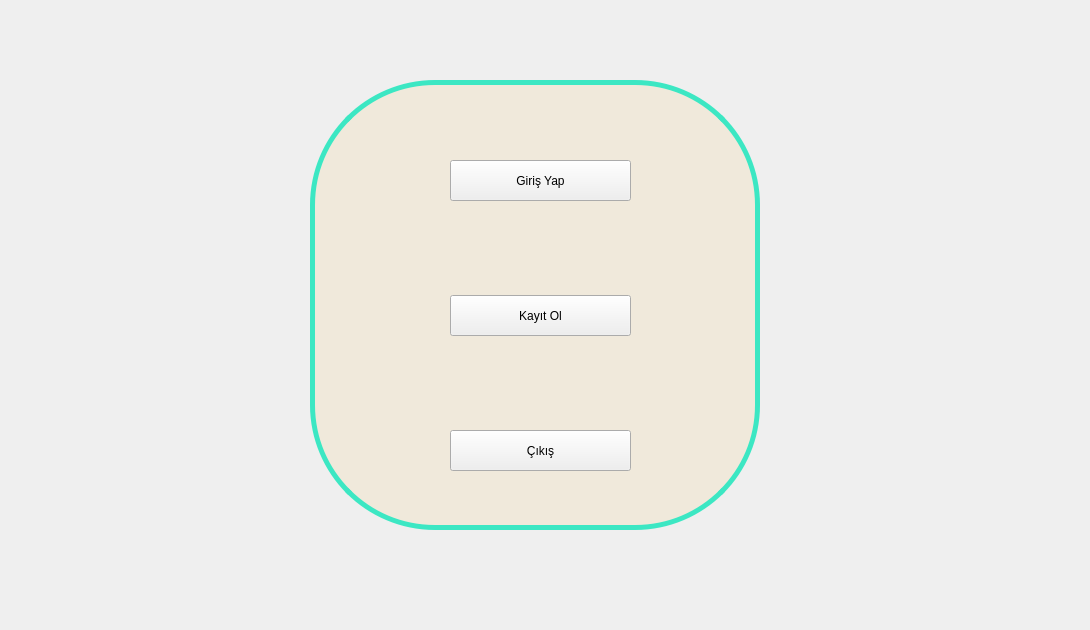
            <widget class="QWidget" name="menu_page">
             <widget class="QFrame" name="frame_8">
              <property name="geometry">
               <rect>
                <x>310</x>
                <y>80</y>
                <width>450</width>
                <height>450</height>
               </rect>
              </property>
              <property name="minimumSize">
               <size>
                <width>450</width>
                <height>450</height>
               </size>
              </property>
              <property name="maximumSize">
               <size>
                <width>450</width>
                <height>450</height>
               </size>
              </property>
              <property name="styleSheet">
               <string notr="true">QFrame {
border: 5px solid rgb(60, 231, 195);
background-color: rgb(240, 233, 219);
border-radius: 125px;
}

QFrame:hover{
border-color: rgb(105, 95, 140);
}</string>
              </property>
              <property name="frameShape">
               <enum>QFrame::StyledPanel</enum>
              </property>
              <property name="frameShadow">
               <enum>QFrame::Raised</enum>
              </property>
              <widget class="QPushButton" name="login_button">
               <property name="geometry">
                <rect>
                 <x>140</x>
                 <y>80</y>
                 <width>181</width>
                 <height>41</height>
                </rect>
               </property>
               <property name="styleSheet">
                <string notr="true">font: 75 14pt \&quot;MS Shell Dlg 2\&quot;;
color:rgb(255, 255, 255);
background-color: rgb(64, 64, 64);
                                        border-style:outlet;
                                        border-width:2px;
                                        border-radius:10px;
                                        border-color: rgb(255, 255, 255);</string>
               </property>
               <property name="text">
                <string>Giriş Yap</string>
               </property>
              </widget>
              <widget class="QPushButton" name="register_button">
               <property name="geometry">
                <rect>
                 <x>140</x>
                 <y>215</y>
                 <width>181</width>
                 <height>41</height>
                </rect>
               </property>
               <property name="styleSheet">
                <string notr="true">font: 75 14pt \&quot;MS Shell Dlg 2\&quot;;
color:rgb(255, 255, 255);
background-color: rgb(64, 64, 64);
                                        border-style:outlet;
                                        border-width:2px;
                                        border-radius:10px;
                                        border-color: rgb(255, 255, 255);</string>
               </property>
               <property name="text">
                <string>Kayıt Ol</string>
               </property>
              </widget>
              <widget class="QPushButton" name="exit_button">
               <property name="geometry">
                <rect>
                 <x>140</x>
                 <y>350</y>
                 <width>181</width>
                 <height>41</height>
                </rect>
               </property>
               <property name="styleSheet">
                <string notr="true">font: 75 14pt \&quot;MS Shell Dlg 2\&quot;;
color:rgb(255, 255, 255);
background-color: rgb(64, 64, 64);
                                        border-style:outlet;
                                        border-width:2px;
                                        border-radius:10px;
                                        border-color: rgb(255, 255, 255);</string>
               </property>
               <property name="text">
                <string>Çıkış</string>
               </property>
              </widget>
             </widget>
             <widget class="QLabel" name="label_14">
              <property name="geometry">
               <rect>
                <x>-90</x>
                <y>70</y>
                <width>391</width>
                <height>551</height>
               </rect>
              </property>
              <property name="contextMenuPolicy">
               <enum>Qt::PreventContextMenu</enum>
              </property>
              <property name="styleSheet">
               <string notr="true">background-image: url(:/gif/newspaper-2.png);</string>
              </property>
              <property name="text">
               <string/>
              </property>
             </widget>
             <widget class="QLabel" name="label_15">
              <property name="geometry">
               <rect>
                <x>760</x>
                <y>30</y>
                <width>321</width>
                <height>551</height>
               </rect>
              </property>
              <property name="contextMenuPolicy">
               <enum>Qt::NoContextMenu</enum>
              </property>
              <property name="styleSheet">
               <string notr="true"/>
              </property>
              <property name="text">
               <string/>
              </property>
              <property name="pixmap">
               <pixmap resource="../New folder/test.qrc">:/gif/newspaper.gif</pixmap>
              </property>
              <property name="scaledContents">
               <bool>false</bool>
              </property>
              <property name="alignment">
               <set>Qt::AlignCenter</set>
              </property>
             </widget>
            </widget>
